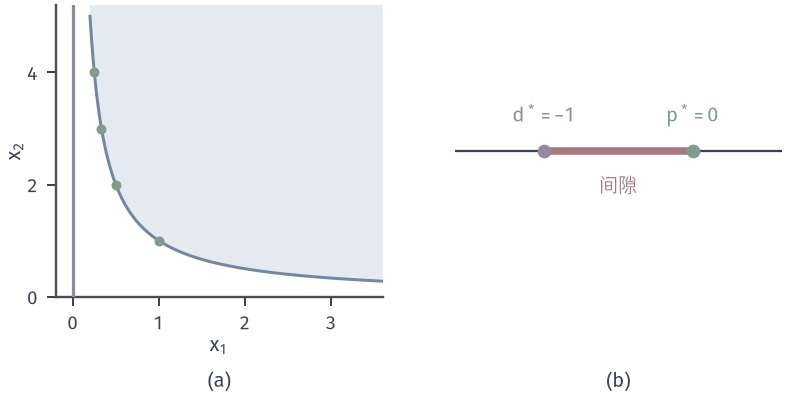

The Python source for this figure:
from pathlib import Path
import sys
sys.path.insert(0, str(Path(__file__).resolve().parents[1]/"cone-common"))
from cone_fig import *
HERE = Path(__file__).resolve().parent
# (a) min x1 s.t. [[x1,1],[1,x2]]>=0: value 0 not attained. (b) 3x3 example with p*=0, d*=-1.
fig, axes = figure(width_mm=112, height_mm=56, ncols=2)
panels(fig, .07, .985, .985, .25, .22)
a, b = axes
x = np.linspace(.2, 3.6, 400)
a.fill_between(x, 1/x, 5.2, facecolor=BLUE_FILL, edgecolor='none', zorder=1)
a.plot(x, 1/x, color=BLUE, lw=1.2, zorder=2)
for k in (1, 2, 3, 4):
    dot(a, (1/k, k), GREEN, ms=4)
a.axvline(0, color=PURPLE, lw=1.3, zorder=3)
setup(a, (-.2, 3.6), (0, 5.2), [0, 1, 2, 3], [0, 2, 4], equal=False)
b.axhline(0, color=INK, lw=.9)
b.plot([0], [0], 'o', color=GREEN, ms=5.5, mew=0, zorder=5); b.plot([-1], [0], 'o', color=PURPLE, ms=5.5, mew=0, zorder=5)
b.plot([-1, 0], [0, 0], color=RED, lw=3, solid_capstyle='butt', zorder=4)
b.set_xlim(-1.6, .6); b.set_ylim(-.6, .6); b.set_yticks([]); b.spines['left'].set_visible(False); b.spines['bottom'].set_visible(False)
b.set_xticks([])
b.text(0, .12, '$p^*=0$', color=GREEN, ha='center', fontsize=8); b.text(-1, .12, '$d^*=-1$', color=PURPLE, ha='center', fontsize=8)
b.text(-.5, -.17, '间隙', color=RED, ha='center', fontsize=7.5)
tags(fig, axes, y=.012)
save(fig, HERE, 'figure', {'a': 'x1*x2>=1,x1>0; inf x1=0 not attained', 'b': 'p*=0,d*=-1'})
